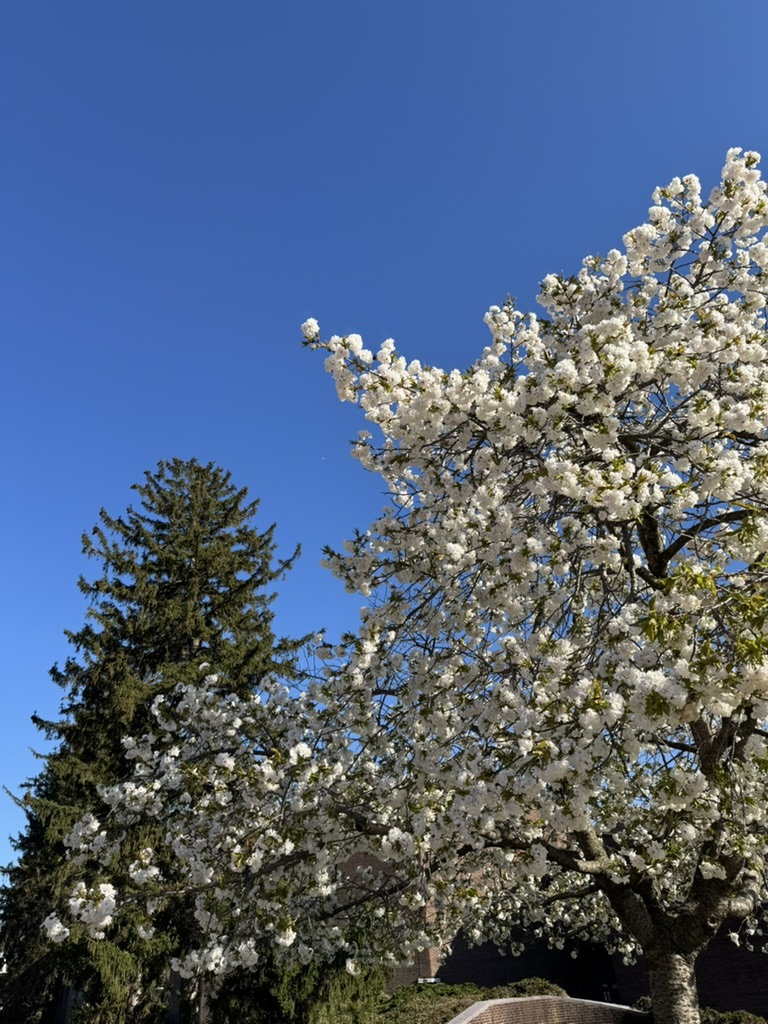
#> input picture 222C6793-7DAE-4BCC-9259-2D0E3C113099_1_105_c.jpeg, 768 x 1024 px, found by its file name
$ python -i step1_prepare_image.py   (imports and definitions only)
#> lines starting #> are read from the running program, lines starting #| are printed output that depends on the picture
"""
Step 1: Prepare a black and white image for the statistics meme.
Loads an image, converts to grayscale, and resizes to appropriate dimensions
while maintaining aspect ratio.
"""

import numpy as np
from PIL import Image


def prepare_image(
    img_path: str,
    max_size: int = 512,
    target_size: tuple[int, int] | None = None
) -> np.ndarray:
    """
    Load an image, convert to grayscale, and resize to appropriate dimensions
    for the statistics meme while maintaining aspect ratio.

    Parameters
    ----------
    img_path : str
        Path to the input image file
    max_size : int
        Maximum dimension (width or height) if target_size is None.
        Image will be resized to fit within this size while maintaining aspect ratio.
    target_size : tuple[int, int] | None
        Optional target size (width, height). If provided, image will be resized
        to this size. If None, uses max_size to determine dimensions.

    Returns
    -------
    img_array : np.ndarray
        Grayscale image as 2D array (height, width) with values in [0, 1]
    """
#> called with max_size = 512
    # Load the image
    original_img = Image.open("/Users/vicky/Desktop/BUAD667/selectionBiasChallenge/222C6793-7DAE-4BCC-9259-2D0E3C113099_1_105_c.jpeg")
#> original_img is the input picture: PIL image 768x1024 RGB; mean R, G, B 81.3, 97.6, 121.5

    # Convert to grayscale if needed
    if original_img.mode != 'L':
        original_img = original_img.convert('L')
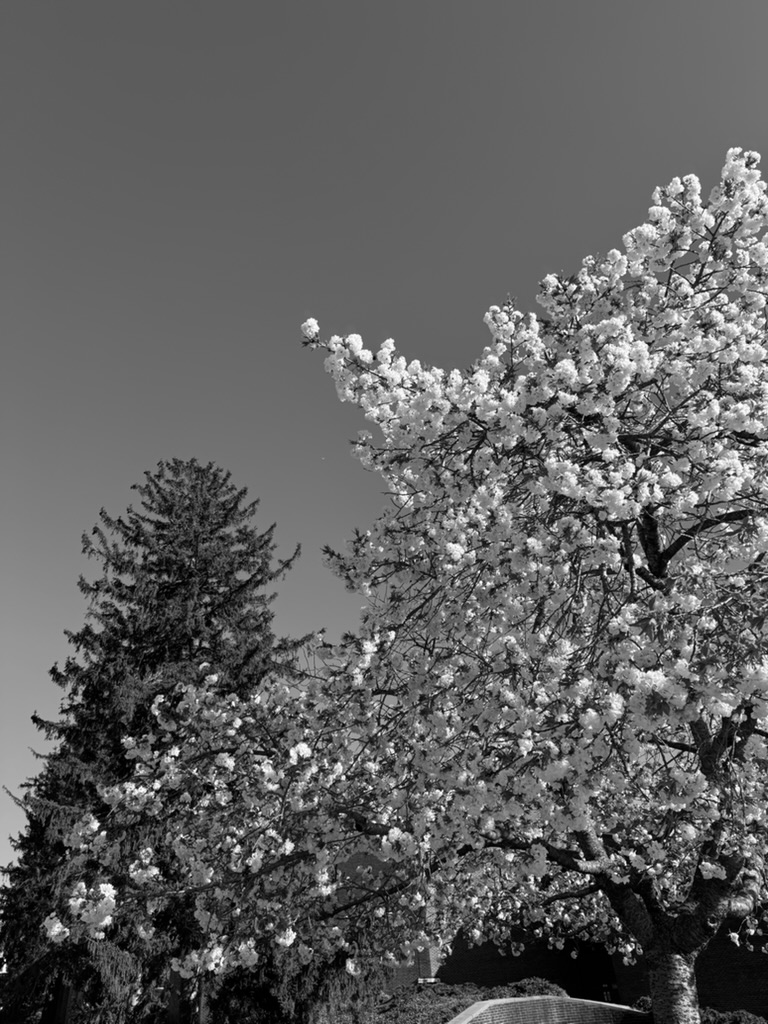
#> original_img: PIL image 768x1024 L; min 0, max 255, mean 95.5

    # Convert to numpy array and normalize to [0, 1]
    img_array = np.array(original_img, dtype=np.float32) / 255.0

    # Resize if needed
    if target_size is not None:
        # Resize to exact target size
        new_size = target_size
        img_resized_pil = original_img.resize(new_size, Image.Resampling.LANCZOS)
        if img_resized_pil.mode != 'L':
            img_resized_pil = img_resized_pil.convert('L')
        img_resized = np.array(img_resized_pil, dtype=np.float32) / 255.0
        print(f"Resized image to target size: {img_resized.shape}")
    elif img_array.shape[0] > max_size or img_array.shape[1] > max_size:
        # Resize to fit within max_size while maintaining aspect ratio
        scale = max_size / max(img_array.shape[0], img_array.shape[1])
#> scale = 0.5
        new_size = (int(img_array.shape[1] * scale), int(img_array.shape[0] * scale))
#> new_size = (384, 512)
        img_resized_pil = original_img.resize(new_size, Image.Resampling.LANCZOS)
        if img_resized_pil.mode != 'L':
            img_resized_pil = img_resized_pil.convert('L')
        img_resized = np.array(img_resized_pil, dtype=np.float32) / 255.0
        print(f"Resized image from {img_array.shape} to {img_resized.shape} for processing")
#| Resized image from (1024, 768) to (512, 384) for processing
    else:
        img_resized = img_array.copy()
        print(f"Image size: {img_resized.shape} (no resizing needed)")

    # Ensure img_resized is 2D grayscale
    if len(img_resized.shape) > 2:
        img_resized = img_resized[:, :, 0]
    elif len(img_resized.shape) == 2:
        pass
    else:
        raise ValueError(f"Unexpected image shape: {img_resized.shape}")

    print(f"Final image shape: {img_resized.shape} (should be 2D for grayscale)")
#| Final image shape: (512, 384) (should be 2D for grayscale)
    return img_resized

>>> result = prepare_image('222C6793-7DAE-4BCC-9259-2D0E3C113099_1_105_c.jpeg')
